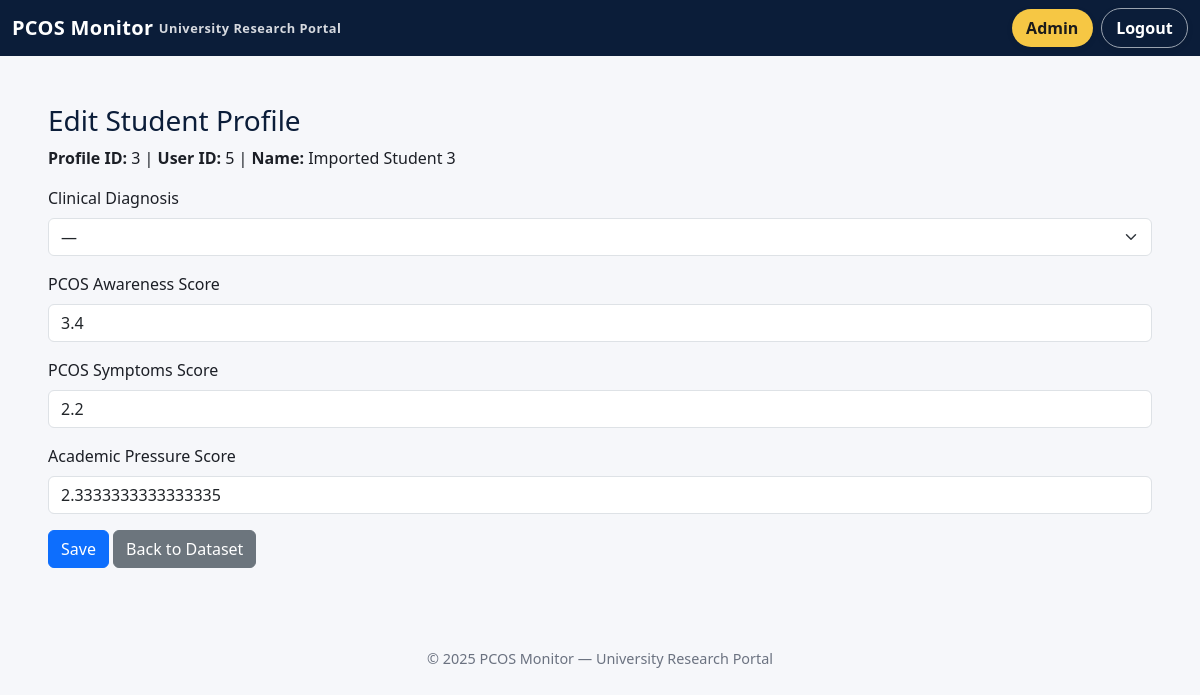
/admin/profile/3/edit (signed in), run on the app's committed database.
### app/models.py (models this page shows)
class StudentProfile(db.Model):
    __tablename__ = "student_profiles"
    id = db.Column(db.Integer, primary_key=True)
    user_id = db.Column(db.Integer, db.ForeignKey("users.id"), nullable=False)
    name = db.Column(db.String(120))
    age = db.Column(db.Integer)
    degree_program = db.Column(db.String(120))
    consent = db.Column(db.Boolean, default=False)
    user = db.relationship("User", back_populates="profile")
    academic_records = db.relationship("AcademicRecord", back_populates="profile", cascade="all, delete-orphan")
    survey_responses = db.relationship("SurveyResponse", back_populates="profile", cascade="all, delete-orphan")
    clinical_diagnosis = db.Column(db.String(50))
    pcos_awareness_score = db.Column(db.Float)
    pcos_symptoms_score = db.Column(db.Float)
    academic_pressure_score = db.Column(db.Float)
    awareness_1 = db.Column(db.Integer)  # Familiar with PCOS
    awareness_2 = db.Column(db.Integer)  # Know symptom: Irregular periods
    awareness_3 = db.Column(db.Integer)  # Know symptom: Acne
    awareness_4 = db.Column(db.Integer)  # Know symptom: Weight fluctuations
    awareness_5 = db.Column(db.Integer)  # Know symptom: Excessive hair growth
    awareness_6 = db.Column(db.Integer)  # PCOS affects physical & mental health
    awareness_7 = db.Column(db.Integer)  # Aware of treatments/management
    awareness_8 = db.Column(db.Integer)  # PCOS can affect academic performance
    academic_1 = db.Column(db.Integer)  # Feel academic pressure from workloads
    academic_2 = db.Column(db.Integer)  # Academic environment stress affects health
    academic_3 = db.Column(db.Integer)  # Academic performance influenced by health
    symptoms_1 = db.Column(db.Integer)  # Experience symptoms affecting academic work
    symptoms_2 = db.Column(db.Integer)  # Feel anxious about health affecting studies
    symptoms_3 = db.Column(db.Integer)  # Miss deadlines/classes due to health
    symptoms_4 = db.Column(db.Integer)  # Feel unsupported balancing health & academics
    symptoms_5 = db.Column(db.Integer)  # Fatigue/sleep affects concentration
    symptoms_6 = db.Column(db.Integer)  # Professors understanding when health affects performance
    fatigue_sleep_item = db.Column(db.Integer)  # Fatigue/irregular sleep patterns

### app/admin.py (the view)
@admin_bp.route("/profile/<int:profile_id>/edit", methods=["GET"])
@login_required
def edit_profile(profile_id):
    if not current_user.is_admin:
        return "Access denied", 403
    from .models import StudentProfile
    profile = StudentProfile.query.get_or_404(profile_id)
    return render_template("admin_edit_profile.html", profile=profile)

### app/main.py (called while the page is built)
def require_baseline():
    if request.endpoint in ["main.index", "main.profile_setup"]:
        return
    if current_user.is_authenticated and not current_user.is_admin:
        profile = current_user.profile
        if profile and profile.awareness_1 is None:
            return redirect(url_for("main.profile_setup"))

@main_bp.before_app_request
def before_request_func():
    return require_baseline()

### app/models.py (called while the page is built)
@login_manager.user_loader
def load_user(user_id):
    return User.query.get(int(user_id))

### app/templates/admin_edit_profile.html (shortened to what this page needs)
{% extends "base.html" %}
{% block content %}
<h3>Edit Student Profile</h3>
<p><strong>Profile ID:</strong> {{ profile.id }} | <strong>User ID:</strong> {{ profile.user_id }} | <strong>Name:</strong> {{ profile.name or "—" }}</p>
<form method="POST" action="{{ url_for('admin.update_profile', profile_id=profile.id) }}" class="mt-3">
  <div class="mb-3">
    <label class="form-label">Clinical Diagnosis</label>
    <select name="clinical_diagnosis" class="form-select">
      <option value="" {{ "" == (profile.clinical_diagnosis or "") and "selected" or "" }}>—</option>
    </select>
  </div>
  <div class="mb-3">
    <label class="form-label">PCOS Awareness Score</label>
    <input type="number" step="0.01" name="pcos_awareness_score" class="form-control"
           value="{{ profile.pcos_awareness_score if profile.pcos_awareness_score is not none }}">
  </div>
  <div class="mb-3">
    <label class="form-label">PCOS Symptoms Score</label>
    <input type="number" step="0.01" name="pcos_symptoms_score" class="form-control"
           value="{{ profile.pcos_symptoms_score if profile.pcos_symptoms_score is not none }}">
  </div>
  <div class="mb-3">
    <label class="form-label">Academic Pressure Score</label>
    <input type="number" step="0.01" name="academic_pressure_score" class="form-control"
           value="{{ profile.academic_pressure_score if profile.academic_pressure_score is not none }}">
  </div>
  <button class="btn btn-primary">Save</button>
  <a class="btn btn-secondary" href="{{ url_for('admin.view_data') }}">Back to Dataset</a>
</form>
{% endblock %}

### app/templates/base.html (style rules this page uses)
:root { --navy: #0B1D39; --navy-600: #11294F; --silver: #D6D9DF; --light-bg: #F6F7FA; --text: #1C1F26; --muted: #6B7280; --pill-blue: #0d6efd; --pill-green: #198754; --pill-yellow: #f6c744; }
body { background: var(--light-bg); color: var(--text); }
h1,h2,h3 { color: var(--navy); }

### data on the page
StudentProfile: id "3", user_id "5", name "Imported Student 3", pcos_awareness_score "3.4", pcos_symptoms_score "2.2", academic_pressure_score "2.3333333333333335"

### other printed values
{{ 2025 }} "2025"
